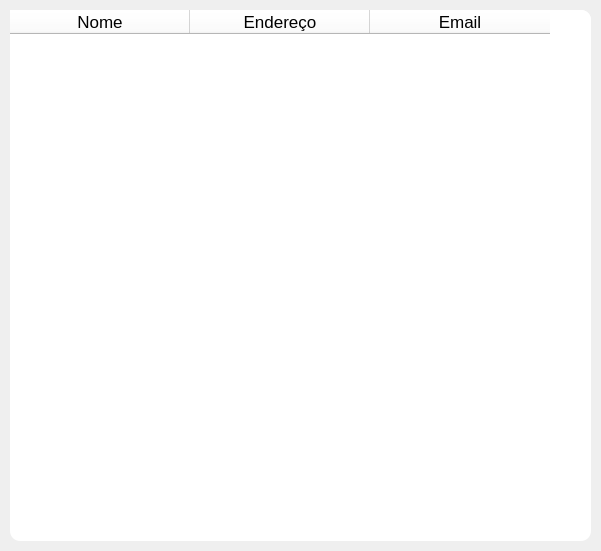
<?xml version="1.0" encoding="UTF-8"?>
<ui version="4.0">
 <class>Form</class>
 <widget class="QWidget" name="Form">
  <widget class="QTableWidget" name="tableWidget">
   <property name="geometry">
    <rect>
     <x>10</x>
     <y>10</y>
     <width>581</width>
     <height>531</height>
    </rect>
   </property>
   <property name="font">
    <font>
     <pointsize>13</pointsize>
    </font>
   </property>
   <property name="styleSheet">
    <string notr="true">border-radius:10px;
background-color: rgb(255, 255, 255);
</string>
   </property>
   <attribute name="horizontalHeaderDefaultSectionSize">
    <number>180</number>
   </attribute>
   <column>
    <property name="text">
     <string>Nome</string>
    </property>
   </column>
   <column>
    <property name="text">
     <string>Endereço</string>
    </property>
   </column>
   <column>
    <property name="text">
     <string>Email</string>
    </property>
   </column>
  </widget>
 </widget>
 <resources/>
 <connections/>
</ui>
